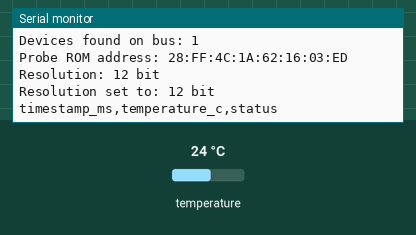
Recording of a sketch running on a simulated ESP32. On the bench: the last lines printed to the serial monitor. The test bench sets the inputs (shaded band); at power-on: temperature 24 °C.

Above: at 2.2 s.
2.3 s: temperature set to 12 °C
At 3.6 s:
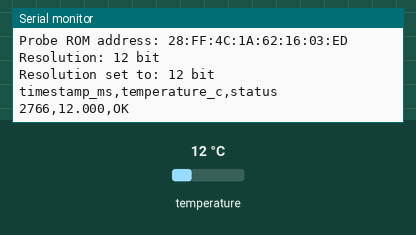
6.2 s: temperature set to 19 °C
At 7.9 s:
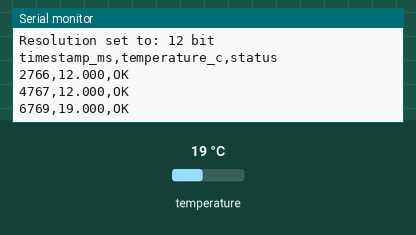
Timing chart, 0 to 9.4 s (numbered marks = the images above; inputs shaded):
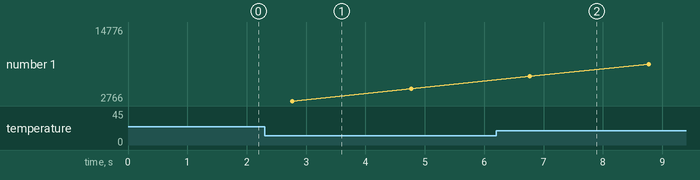

Measured:
- after the input at 2.3 s, the serial monitor: prints a new line after 0.47 s (image 1)
- after the input at 6.2 s, the serial monitor: prints a new line after 0.57 s (image 2)

The sketch:

DS18B20_Bringup.ino
```cpp
/*
 * DS18B20 Bring-up - smart-tank Session 06
 *
 * Standalone temperature sensor validation BEFORE integrated testing.
 * Wiring (see 02_Hardware_Bringup/DS18B20_Bringup_Guide.md):
 *   VCC  -> 3.3V
 *   GND  -> GND
 *   DATA -> GPIO4, with 4.7 kOhm pull-up between DATA and 3.3V
 *
 * Pass criteria (recorded in docs/ds18b20_validation.md):
 *   - exactly one probe detected with a valid 64-bit ROM address;
 *   - readings are plausible for the environment (~15-30 degC indoors);
 *   - readings are stable (no jump to the -127 degC disconnect sentinel);
 *   - 12-bit resolution confirmed.
 *
 * No Wi-Fi, no credentials, no other sensors in this sketch.
 */

#include <OneWire.h>
#include <DallasTemperature.h>

constexpr int ONE_WIRE_PIN = 4;      // locked by Hardware_Baseline_Lock.md
constexpr uint32_t REPORT_INTERVAL_MS = 2000;

OneWire oneWire(ONE_WIRE_PIN);
DallasTemperature sensors(&oneWire);

DeviceAddress probeAddress;
bool probeFound = false;

void printAddress(const DeviceAddress& address) {
  for (uint8_t i = 0; i < 8; ++i) {
    if (address[i] < 0x10) Serial.print('0');
    Serial.print(address[i], HEX);
    if (i < 7) Serial.print(':');
  }
}

void setup() {
  Serial.begin(115200);
  delay(1000);

  Serial.println();
  Serial.println("=== smart-tank S06 DS18B20 standalone bring-up ===");
  Serial.printf("1-Wire pin: GPIO%d (4.7k pull-up required)\n", ONE_WIRE_PIN);

  sensors.begin();

  const int count = sensors.getDeviceCount();
  Serial.printf("Devices found on bus: %d\n", count);

  if (count == 1 && sensors.getAddress(probeAddress, 0)) {
    probeFound = true;
    Serial.print("Probe ROM address: ");
    printAddress(probeAddress);
    Serial.println();
    Serial.printf("Resolution: %d bit\n", sensors.getResolution(probeAddress));
    sensors.setResolution(probeAddress, 12);
    Serial.printf("Resolution set to: %d bit\n", sensors.getResolution(probeAddress));
  } else if (count == 0) {
    Serial.println("ERROR: no DS18B20 detected. Check wiring and 4.7k pull-up.");
  } else {
    Serial.println("WARNING: expected exactly 1 probe; recheck bus wiring.");
  }

  Serial.println("timestamp_ms,temperature_c,status");
}

void loop() {
  static uint32_t lastReport = 0;
  if (millis() - lastReport < REPORT_INTERVAL_MS) {
    delay(10);
    return;
  }
  lastReport = millis();

  sensors.requestTemperatures();
  const float temperatureC = sensors.getTempCByIndex(0);

  const char* status = "OK";
  if (!probeFound) {
    status = "NO_PROBE";
  } else if (temperatureC <= DEVICE_DISCONNECTED_C + 1.0f) {
    // DallasTemperature uses -127 degC as the disconnect sentinel.
    status = "DISCONNECT_SENTINEL";
  } else if (temperatureC < -10.0f || temperatureC > 60.0f) {
    status = "IMPLAUSIBLE";
  }

  Serial.printf("%lu,%.3f,%s\n", (unsigned long)millis(), temperatureC, status);
}
```
